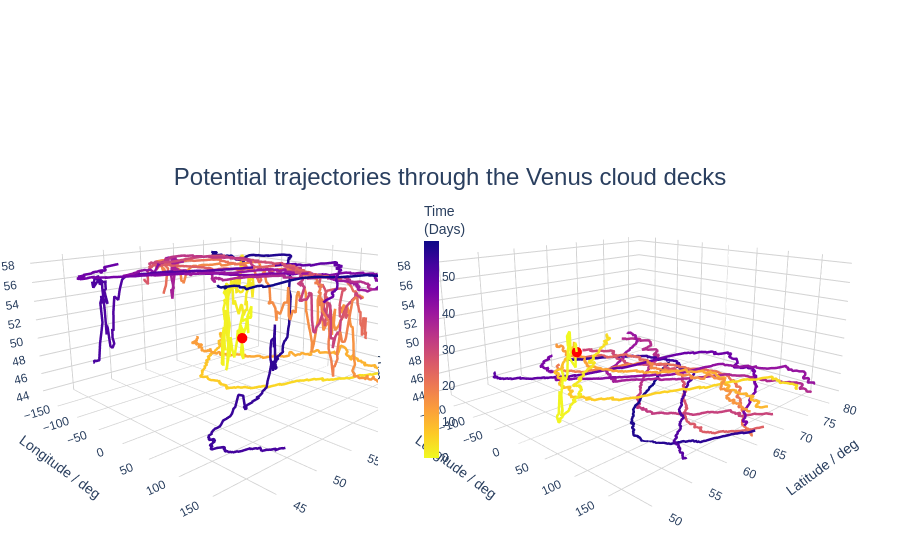

Notebook cell for this chart:
### Code cell
import xarray as xr
from visualisations import doubletraj
ds = xr.open_zarr('outputs/Test2.zarr')
doubletraj(ds)          # all trajectories on one 3-D plot

### Figure 1 — Plotly figure (JSON) as saved in the notebook; plotly's stock layout.template omitted (floating-point values rounded to 4 significant figures; data arrays with more than 128 entries replaced by an {"elided": "..."} marker saying what was removed)
{"data": [{"hoverinfo": "skip", "line": {"color": {"elided": "2892 float values"}, "colorscale": [[0, "#f0f921"], [0.1111, "#fdca26"], [0.2222, "#fb9f3a"], [0.3333, "#ed7953"], [0.4444, "#d8576b"], [0.5556, "#bd3786"], [0.6667, "#9c179e"], [0.7778, "#7201a8"], [0.8889, "#46039f"], [1, "#0d0887"]], "showscale": false, "width": 5}, "mode": "lines", "name": "Trajectory 13", "scene": "scene", "type": "scatter3d", "x": {"elided": "2892 float values"}, "y": {"elided": "2892 float values"}, "z": {"elided": "2892 float values"}}, {"hoverinfo": "skip", "marker": {"color": "red", "size": 6, "symbol": "circle"}, "mode": "markers", "scene": "scene", "showlegend": false, "type": "scatter3d", "x": [87.69], "y": [49.62], "z": [52.95]}, {"hoverinfo": "skip", "line": {"color": {"elided": "2890 float values"}, "colorbar": {"len": 0.6, "thickness": 15, "tickfont": {"size": 12}, "title": {"text": "Time<br>(Days)"}, "x": 0.46}, "colorscale": [[0, "#f0f921"], [0.1111, "#fdca26"], [0.2222, "#fb9f3a"], [0.3333, "#ed7953"], [0.4444, "#d8576b"], [0.5556, "#bd3786"], [0.6667, "#9c179e"], [0.7778, "#7201a8"], [0.8889, "#46039f"], [1, "#0d0887"]], "showscale": true, "width": 5}, "mode": "lines", "name": "Trajectory 14", "scene": "scene2", "type": "scatter3d", "x": {"elided": "2890 float values"}, "y": {"elided": "2890 float values"}, "z": {"elided": "2890 float values"}}, {"hoverinfo": "skip", "marker": {"color": "red", "size": 6, "symbol": "circle"}, "mode": "markers", "scene": "scene2", "showlegend": false, "type": "scatter3d", "x": [88.77], "y": [49.98], "z": [53.21]}], "layout": {"font": {"family": "Arial"}, "margin": {"b": 0, "l": 0, "r": 0, "t": 100}, "paper_bgcolor": "white", "plot_bgcolor": "white", "scene": {"aspectmode": "manual", "aspectratio": {"x": 1, "y": 1, "z": 0.5}, "bgcolor": "white", "camera": {"center": {"x": 0, "y": 0, "z": 0}, "eye": {"x": 1.3, "y": -1.3, "z": 0.5}, "up": {"x": 0, "y": 0, "z": 1}}, "domain": {"x": [0, 0.54], "y": [0, 1]}, "xaxis": {"backgroundcolor": "white", "gridcolor": "lightgrey", "title": {"text": "Longitude / deg"}}, "yaxis": {"backgroundcolor": "white", "gridcolor": "lightgrey", "title": {"text": "Latitude / deg"}}, "zaxis": {"backgroundcolor": "white", "gridcolor": "lightgrey", "range": [43.17, 58.63], "title": {"text": "Altitude / km"}}}, "scene2": {"aspectmode": "manual", "aspectratio": {"x": 1, "y": 1, "z": 0.5}, "bgcolor": "white", "camera": {"center": {"x": 0, "y": 0, "z": 0}, "eye": {"x": 1.3, "y": -1.3, "z": 0.5}, "up": {"x": 0, "y": 0, "z": 1}}, "domain": {"x": [0.42, 1], "y": [0, 1]}, "xaxis": {"backgroundcolor": "white", "gridcolor": "lightgrey", "title": {"text": "Longitude / deg"}}, "yaxis": {"backgroundcolor": "white", "gridcolor": "lightgrey", "title": {"text": "Latitude / deg"}}, "zaxis": {"backgroundcolor": "white", "gridcolor": "lightgrey", "range": [43.17, 58.63], "title": {"text": "Altitude / km"}}}, "showlegend": false, "title": {"font": {"family": "Arial", "size": 24}, "text": "Potential trajectories through the Venus cloud decks", "x": 0.5, "y": 0.7}}}
